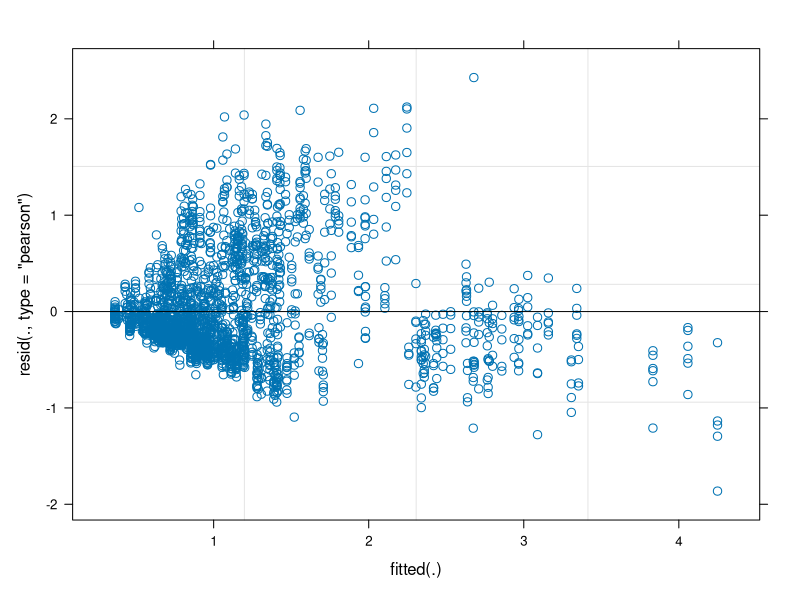
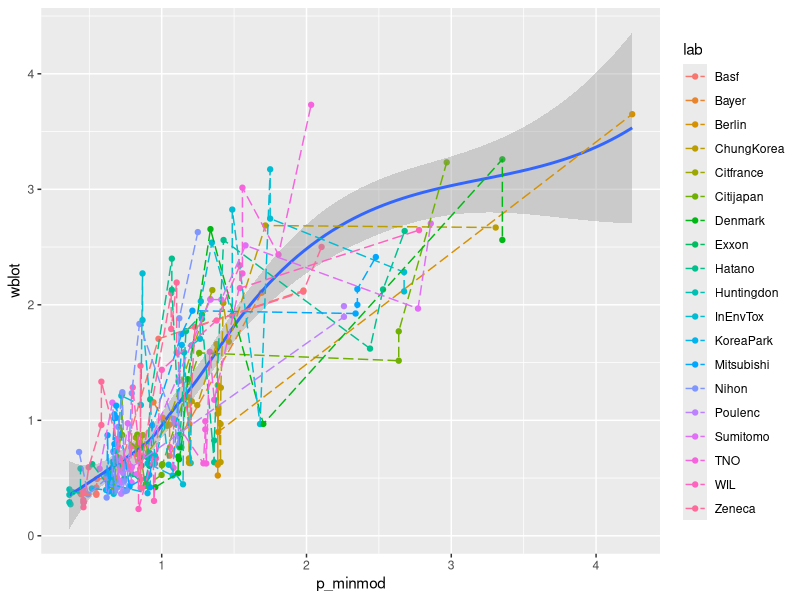
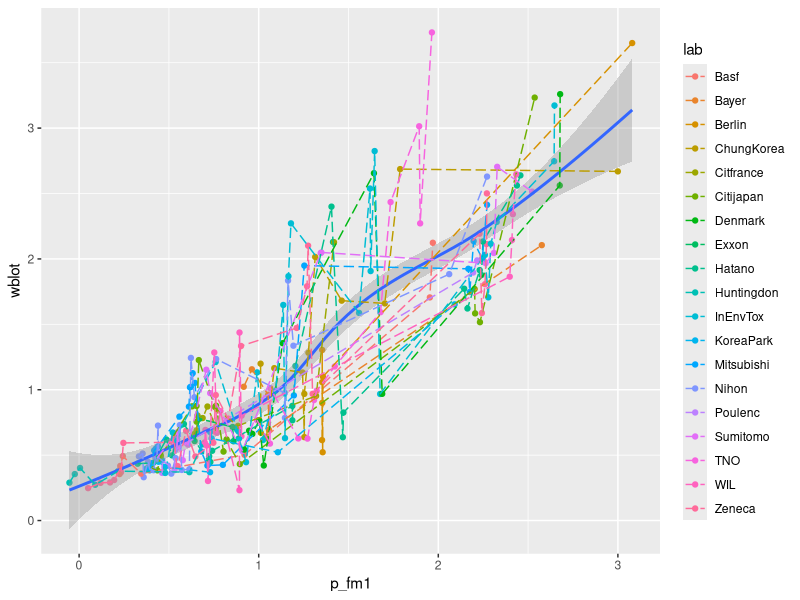
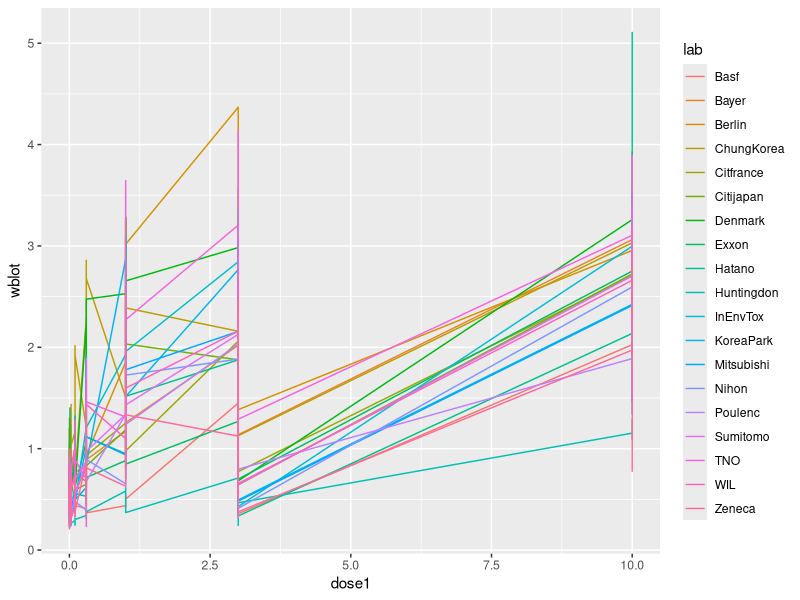

R code for these plots, in order: (Note: this script raises an error after producing the figures.)
## ---- chunk 1
library(dplyr)
library(lme4)
library(ggplot2)

dat <- read.table("case1.txt", header = T, stringsAsFactors = F, na.strings = ".", colClasses=c("character","character","numeric","numeric","numeric","numeric","numeric","numeric"))
dat <-  dat %>% filter(complete.cases(blot)) %>% mutate(wblot = blot/body, wwet = wet/body)
## ---- chunk 2
set.seed(3)
samp <- sample(dim(dat)[1], dim(dat)[1]/10)
test <- dat[samp,]
train <- dat[-samp,]
## ---- chunk 3
#dose response curve
minmod <- lmer(wblot ~ (1 + proto + dose1 + dose2| lab), train) #minimum model
summary(minmod)
plot(minmod)
p_minmod <- predict(minmod, test)
ggplot(data = test, aes(p_minmod, wblot)) + geom_point(aes(colour = lab)) + geom_smooth() + geom_line(aes(colour=lab), linetype=5)

## ---- chunk 4
fm1 <- lmer(wblot ~ 1 + (proto|lab) + body + poly(dose1,2) + poly(dose2,2), train)
summary(fm1)

p_fm1 <- predict(fm1, test)

ggplot(data = test, aes(p_fm1, wblot)) + geom_point(aes(colour = lab)) + geom_smooth() + geom_line(aes(colour=lab), linetype=5)

## ---- chunk 5
ggplot(data = dat, aes(x = dose1, y = wblot, color = lab, group = lab)) + geom_line()
## ---- chunk 6
fm2 <- lmer(wblot ~ (1+proto+dose1|lab))
